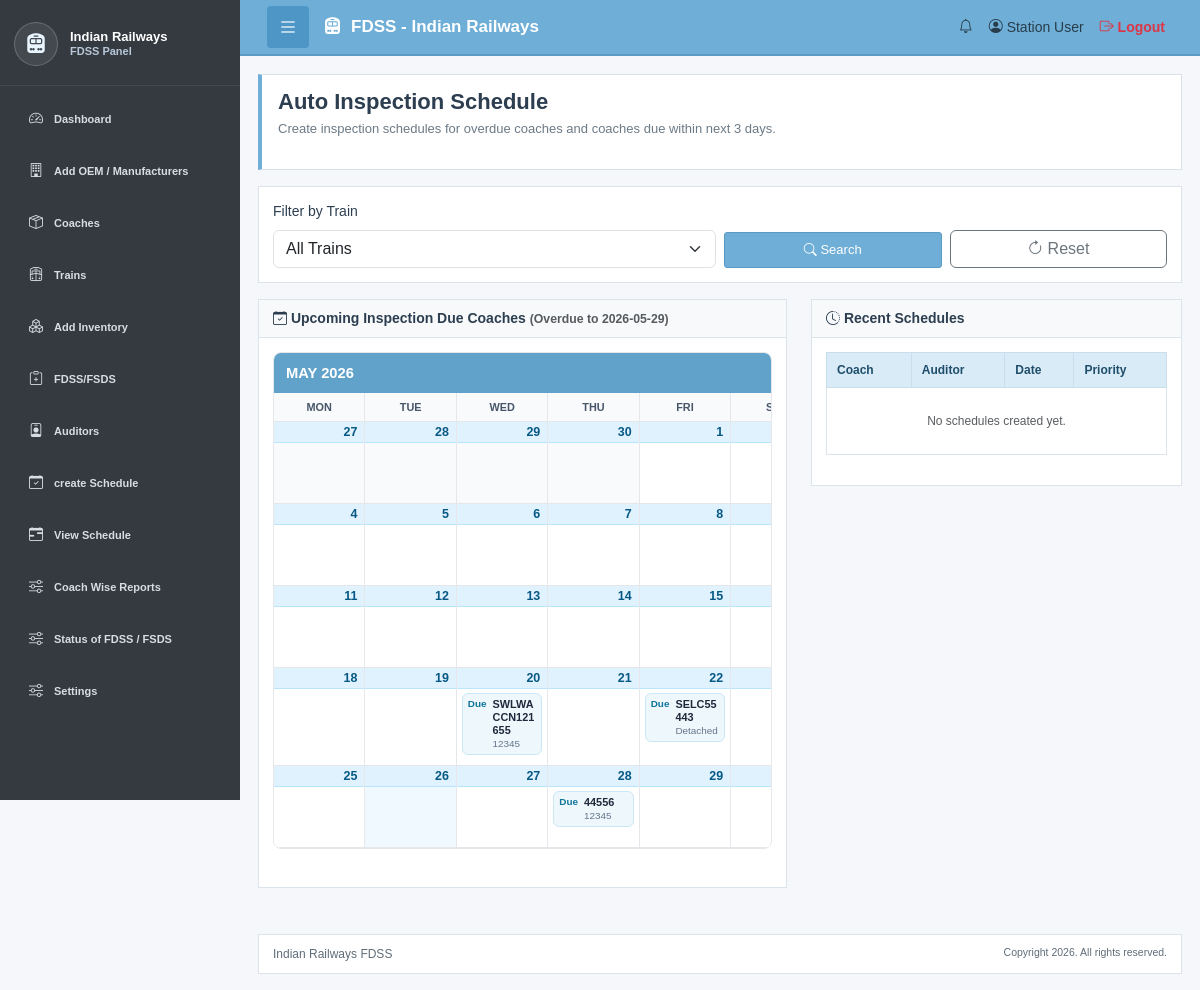
The page /inspection-schedule_calemeder.php (signed in) on the database its author committed.
### tables this page shows
CREATE TABLE `fdss_train_coach` (
  `coach_id` int(11) NOT NULL,
  `train_info_id` varchar(10) DEFAULT NULL,
  `coach_no` varchar(50) NOT NULL,
  `coach_type` varchar(100) DEFAULT NULL,
  `Type` varchar(20) DEFAULT NULL,
  `user_id` int(11) NOT NULL,
  `coach_status` enum('Detached','Intact') NOT NULL DEFAULT 'Intact',
  `status` enum('Active','Inactive') DEFAULT 'Active',
  `next_inspection_date` date DEFAULT NULL,
  `created_at` timestamp NULL DEFAULT current_timestamp(),
  `updated_at` timestamp NULL DEFAULT current_timestamp() ON UPDATE current_timestamp(),
  `schedule_status` int(11) NOT NULL DEFAULT 0
);

CREATE TABLE `fdss_train_information` (
  `train_info_id` bigint(20) NOT NULL,
  `user_id` int(11) NOT NULL,
  `train_no` varchar(50) NOT NULL,
  `train_name` varchar(150) NOT NULL,
  `No_of_Coach` int(11) DEFAULT NULL,
  `status` enum('Active','Inactive') DEFAULT 'Active',
  `created_at` timestamp NULL DEFAULT current_timestamp(),
  `updated_at` timestamp NULL DEFAULT current_timestamp() ON UPDATE current_timestamp()
);

### inspection-schedule_calemeder.php (the view, shortened to what this page needs)
<?php
require_once 'config/db.php';
$user_id = (int) $_SESSION['user_id'];
function e($value)
{
    return htmlspecialchars((string)$value, ENT_QUOTES, 'UTF-8');
}
$today = date('Y-m-d');
$advance_cutoff_date = date('Y-m-d', strtotime('+3 days'));
$selected_train = $_GET['train_info_id'] ?? 'all';
$selected_date = $advance_cutoff_date;
$coaches = [];
$query = "SELECT
            c.coach_id,
            c.coach_no,
            c.coach_type,
            c.next_inspection_date,
            t.train_no,
            t.train_name,
            t.train_info_id
          FROM fdss_train_coach c
          LEFT JOIN fdss_train_information t
            ON t.train_info_id = c.train_info_id
          WHERE c.user_id = ?
          AND c.status = 'Active'
          AND (t.status = 'Active' OR c.train_info_id IS NULL)
          AND c.schedule_status = 0
          AND c.next_inspection_date IS NOT NULL
          AND c.next_inspection_date <= ?";
$query .= " ORDER BY c.next_inspection_date ASC";
$stmt = $conn->prepare($query);
if ($stmt) {
    if ($selected_train !== 'all') {
        $selected_train_id = (int) $selected_train;
        $stmt->bind_param(
            "isi",
            $user_id,
            $selected_date,
            $selected_train_id
        );
    } else {
        $stmt->bind_param(
            "is",
            $user_id,
            $selected_date
        );
    }
    $stmt->execute();
    $result = $stmt->get_result();
    while ($row = $result->fetch_assoc()) {
        $coaches[] = $row;
    }
} else {
    $message = "Coach Fetch SQL Error: " . $conn->error;
    $message_type = "danger";
}
$calendar_events = [];
foreach ($coaches as $coach) {
    $calendar_events[$coach['next_inspection_date']][] = $coach;
}
$calendar_month_map = [];
if (empty($coaches)) {
    $calendar_month_map[date('Y-m')] = new DateTime(date('Y-m-01'));
} else {
    foreach ($coaches as $coach) {
        $month_key = date('Y-m', strtotime($coach['next_inspection_date']));
        $calendar_month_map[$month_key] = new DateTime($month_key . '-01');
    }
}
ksort($calendar_month_map);
$calendar_months = array_values($calendar_month_map);
$recent_schedules = [];
?>
<!DOCTYPE html>
<html lang="en">
<head>
    <link href="https://cdnjs.cloudflare.com/ajax/libs/bootstrap/5.3.0/css/bootstrap.min.css"
          rel="stylesheet">
    <link href="https://cdnjs.cloudflare.com/ajax/libs/bootstrap-icons/1.11.0/font/bootstrap-icons.min.css"
          rel="stylesheet">
    <link href="assets/css/styles.css"
          rel="stylesheet">
</head>
<body>
<?php include('includes/navbar.php'); ?>
<div class="sidebar-container">
<?php include('includes/sidebar.php'); ?>
<main class="main-content">
    <div class="page-header">
        <div>
            <h1>
                Auto Inspection Schedule
            </h1>
            <p class="page-header-subtitle">
                Create inspection schedules for overdue coaches and coaches due within next 3 days.
            </p>
        </div>
    </div>
    <div class="content-card">
        <div class="card-body">
            <form method="GET"
                  class="row g-2 align-items-end">
                <div class="col-lg-6 col-md-6">
                    <label class="form-label">
                        Filter by Train
                    </label>
                    <select class="form-select"
                            name="train_info_id">
                        <option value="all">
                            All Trains
                        </option>
                    </select>
                </div>
                <div class="col-lg-3 col-md-6 d-grid">
                    <button class="btn btn-primary"
                            type="submit">
                        <i class="bi bi-search"></i>
                        Search
                    </button>
                </div>
                <div class="col-lg-3 col-md-6 d-grid">
                    <a class="btn btn-outline-secondary"
                       href="<?php echo basename($_SERVER['PHP_SELF']); ?>">
                        <i class="bi bi-arrow-clockwise"></i>
                        Reset
                    </a>
                </div>
            </form>
        </div>
    </div>
    <div class="row">
        <div class="col-lg-7">
            <div class="content-card">
                <div class="card-header">
                    <h5>
                        <i class="bi bi-calendar-check"></i>
                        Upcoming Inspection Due Coaches
                        <small class="text-muted">
                            (Overdue to <?php echo e($selected_date); ?>)
                        </small>
                    </h5>
                </div>
                <div class="card-body">
                    <?php if (empty($coaches)): ?>
                        <div class="text-center text-muted py-4">
                            No overdue coaches or coaches due within next 3 days.
                        </div>
                    <?php else: ?>
                        <?php foreach ($calendar_months as $calendar_month): ?>
                            <?php
                            $month_start = new DateTime($calendar_month->format('Y-m-01'));
                            $month_end = new DateTime($calendar_month->format('Y-m-t'));
                            $grid_start = clone $month_start;
                            $grid_start->modify('-' . ((int)$grid_start->format('N') - 1) . ' days');
                            $grid_end = clone $month_end;
                            $grid_end->modify('+' . (7 - (int)$grid_end->format('N')) . ' days');
                            $day_cursor = clone $grid_start;
                            ?>
                            <div class="inspection-calendar mb-4">
                                <div class="calendar-title">
                                    <?php echo e($calendar_month->format('F Y')); ?>
                                </div>
                                <div class="calendar-weekdays">
                                    <div>Mon</div>
                                    <div>Tue</div>
                                    <div>Wed</div>
                                    <div>Thu</div>
                                    <div>Fri</div>
                                    <div>Sat</div>
                                </div>
                                <div class="calendar-grid">
                                    <?php while ($day_cursor <= $grid_end): ?>
                                        <?php
                                        $date_key = $day_cursor->format('Y-m-d');
                                        $is_current_month = $day_cursor->format('m') === $calendar_month->format('m');
                                        $day_events = $calendar_events[$date_key] ?? [];
                                        ?>
                                        <div class="calendar-day <?php echo $is_current_month ? '' : 'is-muted'; ?> <?php echo $date_key === $today ? 'is-today' : ''; ?>">
                                            <div class="calendar-date">
                                                <?php echo e($day_cursor->format('j')); ?>
                                            </div>
                                            <?php foreach ($day_events as $coach): ?>
                                                <button
                                                    type="button"
                                                    class="calendar-event"
                                                    onclick="openScheduleModal(
                                                        '<?php echo e($coach['coach_id']); ?>',
                                                        '<?php echo e($coach['train_info_id']); ?>',
                                                        '<?php echo e($coach['coach_no']); ?>',
                                                        '<?php echo e($coach['next_inspection_date']); ?>'
                                                    )"
                                                    data-bs-toggle="modal"
                                                    data-bs-target="#scheduleModal">
                                                    <span class="event-time">
                                                        Due
                                                    </span>
                                                    <span class="event-title">
                                                        <?php echo e($coach['coach_no']); ?>
                                                    </span>
                                                    <span class="event-meta">
                                                        <?php echo e($coach['train_no'] ?: 'Detached'); ?>
                                                    </span>
                                                </button>
                                            <?php endforeach; ?>
                                        </div>
                                        <?php $day_cursor->modify('+1 day'); ?>
                                    <?php endwhile; ?>
                                </div>
                            </div>
                        <?php endforeach; ?>
                    <?php endif; ?>
                </div>
            </div>
        </div>
        <div class="col-lg-5">
            <div class="content-card">
                <div class="card-header">
                    <h5>
                        <i class="bi bi-clock-history"></i>
                        Recent Schedules
                    </h5>
                </div>
                <div class="card-body">
                    <div class="table-wrapper">
                        <table class="table table-hover">
                            <thead>
                            <tr>
                                <th>Coach</th>
                                <th>Auditor</th>
                                <th>Date</th>
                                <th>Priority</th>
                            </tr>
                            </thead>
                            <tbody>
                            <?php if (empty($recent_schedules)): ?>
                                <tr>
                                    <td colspan="4"
                                        class="text-center text-muted py-4">
                                        No schedules created yet.
                                    </td>
                                </tr>
                            <?php endif; ?>
                            </tbody>
                        </table>
                    </div>
                </div>
            </div>
        </div>
    </div>
</main>
</div>
<?php include('includes/footer.php'); ?>
</body>
</html>

### assets/css/styles.css (style rules this page uses)
body { margin:0; padding:0; overflow-x:hidden; background:#f5f7fa; font-family:Arial,sans-serif; font-size:14px; color:#2c3e50; }
body { padding-top:56px; }
.main-content { margin-left:240px; margin-top:0; padding:18px; transition:all 0.3s ease; }
.page-header { background:#fff; border:1px solid #d9e1e8; border-left:4px solid #6faed6; padding:14px 16px; margin-bottom:16px; display:flex; justify-content:space-between; align-items:center; }
.page-header h1 { margin:0; font-size:22px; font-weight:700; color:#2c3e50; }
.page-header-subtitle { margin-top:4px; font-size:13px; color:#6c7a86; }
.btn-primary { background:#6faed6; border:1px solid #5b9ac2; color:#fff; border-radius:3px; padding:7px 14px; font-size:13px; }
.content-card { background:#fff; border:1px solid #dbe4eb; margin-bottom:16px; }
.card-header { background:#f7f9fb; border-bottom:1px solid #dbe4eb; padding:10px 14px; }
.card-header h5 { margin:0; font-size:14px; font-weight:700; color:#2c3e50; }
.card-body { padding:14px; }
.table { width:100%; border-collapse:collapse; font-size:12px; }
.table thead th { background:#d9ebf7; color:#1f4e6b; border:1px solid #c9ddea; font-weight:700; }
.table td, .table th { padding:8px 10px; border:1px solid #dde5ec; }

### inspection-schedule_calemeder.php (style rules this page uses)
.inspection-calendar { border: 1px solid #e5e7eb; border-radius: 8px; background: #ffffff; overflow-x: auto; }
.calendar-title { background: #61a2cb; color: #ffffff; font-size: .92rem; font-weight: 700; letter-spacing: 0; padding: 9px 12px; text-transform: uppercase; }
.calendar-weekdays, .calendar-grid { min-width: 640px; display: grid; grid-template-columns: repeat(7, minmax(82px, 1fr)); }
.calendar-weekdays > div { background: #f8fafc; border-bottom: 1px solid #e5e7eb; border-right: 1px solid #e5e7eb; color: #475569; font-size: .68rem; font-weight: 700; padding: 6px; text-align: center; text-transform: uppercase; }
.calendar-day { border-bottom: 1px solid #e5e7eb; border-right: 1px solid #e5e7eb; min-height: 82px; padding: 25px 5px 5px; position: relative; }
.calendar-day.is-muted { background: #f8fafc; color: #cbd5e1; }
.calendar-day.is-today { background: #f0f9ff; }
.calendar-date { background: #e0f2fe; border-bottom: 1px solid #bae6fd; color: #075985; font-size: .78rem; font-weight: 700; left: 0; line-height: 20px; padding-right: 7px; position: absolute; right: 0; text-align: right; top: 0; }
.calendar-event { background: #eef7fb; border: 1px solid #c9e7f4; border-radius: 6px; color: #1e293b; display: grid; gap: 1px; grid-template-columns: auto 1fr; line-height: 1.2; margin-bottom: 5px; padding: 4px 5px; text-align: left; width: 100%; }
.event-time { color: #0f759b; font-size: .62rem; font-weight: 700; padding-right: 5px; }
.event-title { font-size: .68rem; font-weight: 700; min-width: 0; overflow-wrap: anywhere; }
.event-meta { color: #64748b; font-size: .62rem; grid-column: 2; overflow-wrap: anywhere; }

### rows shown on the page
fdss_train_coach: coach_no "SWLWACCN121655", train_info.train_no "12345"
fdss_train_coach: coach_no "SELC55443", train_no "Detached"
fdss_train_coach: coach_no "44556", train_info.train_no "12345"

### other values the page prints
$calendar_month->format('F Y') "MAY 2026"
$day_cursor->format('j') "27"
$day_cursor->format('j') "28"
$day_cursor->format('j') "29"
$day_cursor->format('j') "30"
$day_cursor->format('j') "1"
$day_cursor->format('j') "4"
$day_cursor->format('j') "5"
$day_cursor->format('j') "6"
$day_cursor->format('j') "7"
$day_cursor->format('j') "8"
$day_cursor->format('j') "11"
$day_cursor->format('j') "12"
$day_cursor->format('j') "13"
$day_cursor->format('j') "14"
